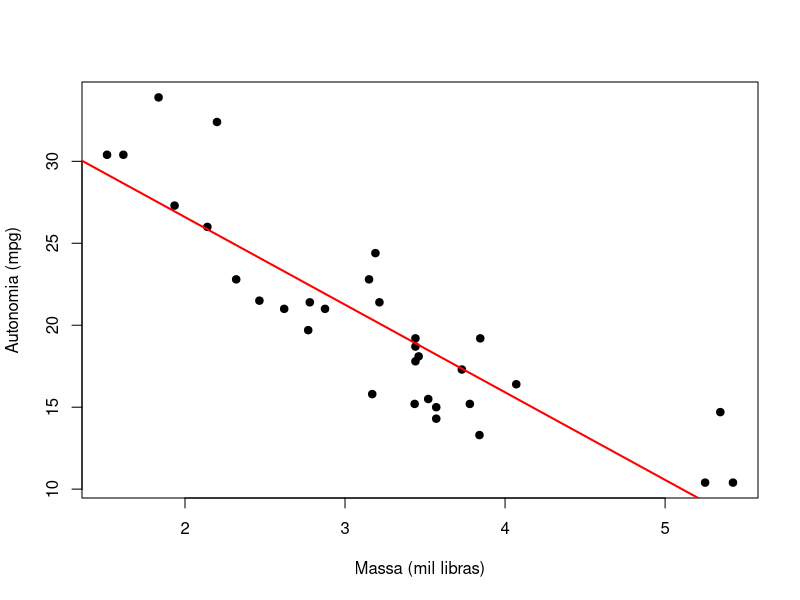

The R script that drew this image:
# Correlação de Pearson ----

# Ajuste e resultados ----
summary(mtcars[, c("wt", "mpg")])
resultado <- cor.test(mtcars$wt, mtcars$mpg, method = "pearson")
print(resultado)

# Visualização e diagnóstico ----
plot(mpg ~ wt, mtcars, pch = 19, xlab = "Massa (mil libras)", ylab = "Autonomia (mpg)")
abline(lm(mpg ~ wt, mtcars), col = "red", lwd = 2)


# Análises unilaterais: use somente a direção definida antes da análise ----
# H1: associacao linear positiva
print(cor.test(mtcars$wt, mtcars$mpg, alternative = "greater"))
# H1: associacao linear negativa
print(cor.test(mtcars$wt, mtcars$mpg, alternative = "less"))
